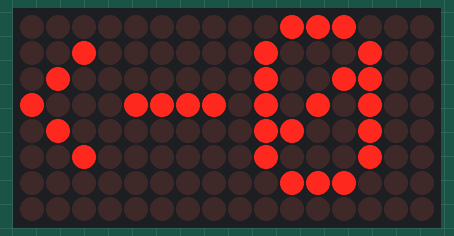
Recording of a sketch running on a simulated Arduino Uno, built with avr-gcc and run on an emulated ATmega328P. Shown: 16×8 LED matrix.

Above: at 0.1 s.

The sketch:

test_matrix_normal.ino
```cpp
#include <MD_Parola.h>
#include <MD_MAX72xx.h>
#include <SPI.h>

// Uncomment according to your hardware type
#define HARDWARE_TYPE MD_MAX72XX::FC16_HW
//#define HARDWARE_TYPES MD_MAX72XX::GENERIC_HW

// Defining size, and output pins
#define MAX_DEVICES 2
#define CS_PIN 5

// Create a new instance of the MD_Parola class with hardware SPI connection
MD_Parola myDisplay = MD_Parola(HARDWARE_TYPE, CS_PIN, MAX_DEVICES);
//MD_Parola myDisplayer = MD_Parola(HARDWARE_TYPES, CS_PIN, MAX_DEVICES);

void setup() {
  // Intialize the object
  myDisplay.begin();
  //myDisplayer.begin();

  // Set the intensity (brightness) of the display (0-15)
  myDisplay.setIntensity(0);
  //myDisplayer.setIntensity(0);
  // Clear the display
  myDisplay.displayClear();
  //myDisplayer.displayClear();
}

void loop() {

  myDisplay.setTextAlignment(PA_LEFT);
  myDisplay.print("<-0");
  delay(2000);


//
//  myDisplay.setTextAlignment(PA_RIGHT);
//  myDisplay.print("2");
//  delay(2000);
//
//  myDisplay.setTextAlignment(PA_RIGHT);
//  myDisplay.print("3");
//  delay(2000);
//
//  myDisplayer.setTextAlignment(PA_LEFT);
//  //myDisplay.setInvert(true);
//  myDisplayer.print("->");
//  delay(2000);
//
//  myDisplay.setInvert(false);
//  myDisplay.print("5");
//  delay(2000);
}
```
